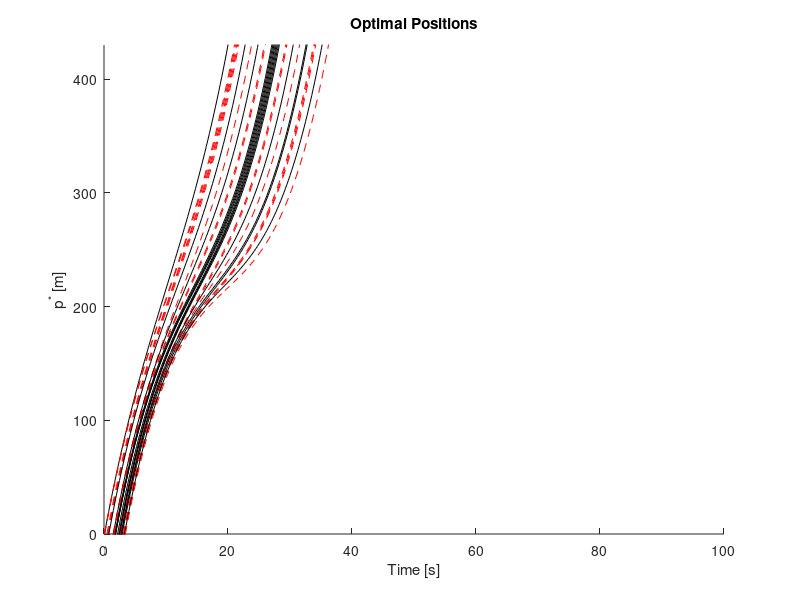
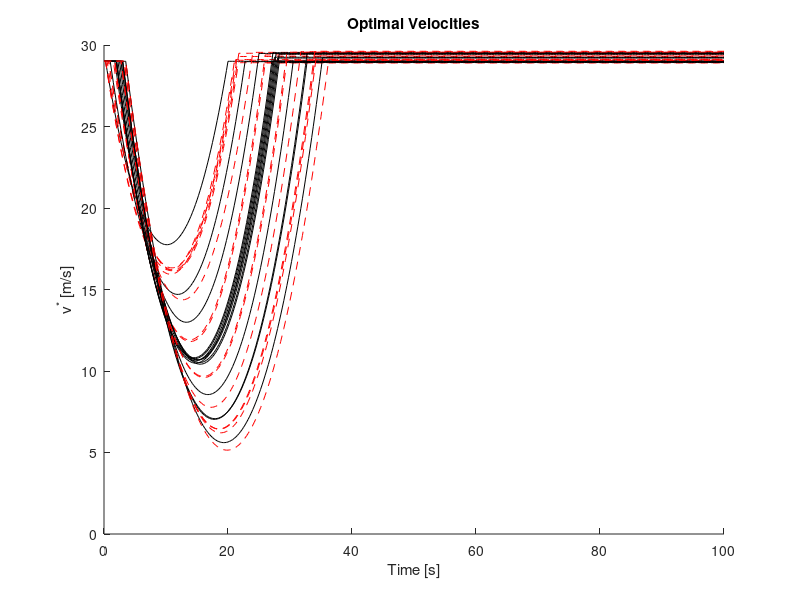
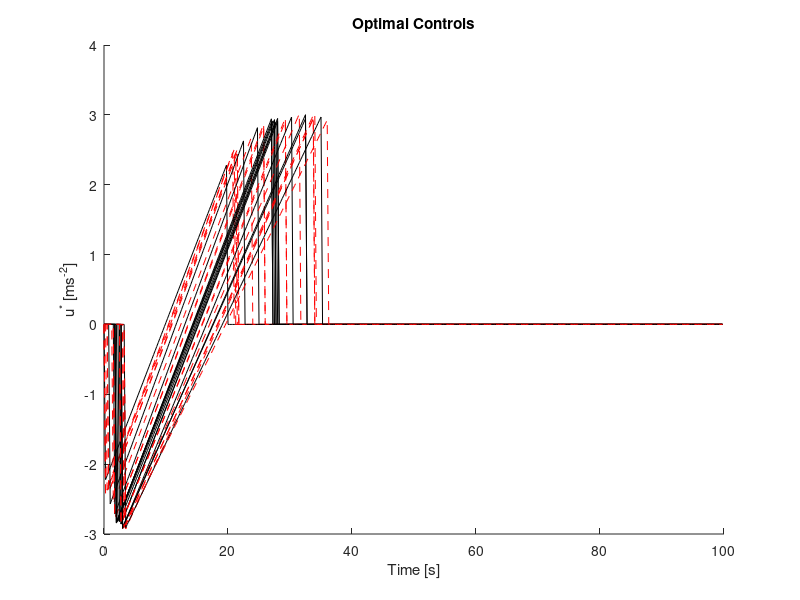

Write the MATLAB code that produced these figures, in order.
%% Parameters

%%%% No velocity constraints imposed.

clear; close all; clc

L = 400; % control zone length [m]
S = 30; % merging zone length [m]
delta = 5; % minimum safe following distance [m]
cars = 30; % # cars
dt = 0.25; % time step [s]
tvec = 0:dt:100; % time array

t0 = [10 10 12.5 12.5]'; % time cars enter control zone [s]
v0 = 29; % speed before entering control zone [m/s]
x0 = -sort(rand(cars,1)*100); % random starting positions, in order
for j = 1:cars
    x{j}(:,1) = [x0(j);v0]; % structure of states
end
road = round(rand(cars,1)); % randomly assign to roads

pf = L + S; % positions at final time
vf = v0; % velocities at final time

for j = 1:cars
    if j == 1
        tf(j) = 20; % Car 1 must pass through in time seconds
    else
        if road(j) == road(j-1) % if on same road as previous car
            tf(j) = tf(j-1) + delta/x{j}(2); % final time (rear collision con)
        else
            tf(j) = tf(j-1) + S/x{j}(2); % final time (lat collision con)
        end
    end
end

%% Initialize

for j = 1:cars
    T = [0 0 0 1; 0 0 1 0;...
        tf(j)^3/6 tf(j)^2/2 tf(j) 1;...
        tf(j)^2/2 tf(j) 1 0];
    b{j}(:,1) = T\[x{j}(:,1); pf; vf];
end

%% Simulate

for j = 1:cars
    for i = 1:length(tvec)-1
        t = tvec(i+1);
        if ceil(x{j}(1,i)) < L+S && x{j}(1,i) >= 0 % if in ctrl/merg zones
            x{j}(1,i+1) = b{j}(1,i)*t^3/6 + b{j}(2,i)*t^2/2 + b{j}(3,i)*t + b{j}(4,i); % position
            x{j}(2,i+1) = b{j}(1,i)*t^2/2 + b{j}(2,i)*t + b{j}(3,i); % veloc
            u{j}(i) = b{j}(1,i)*t + b{j}(2,i);
        else
            u{j}(i) = 0;
            x{j}(1,i+1) = x{j}(1,i) + dt*x{j}(2,i);
            x{j}(2,i+1) = x{j}(2,i);
        end
        T = [t^3/6 t^2/2 t 1; ...
            t^2/2 t 1 0; ...
            tf(j)^3/6 tf(j)^2/2 tf(j) 1; ...
            tf(j)^2/2 tf(j) 1 0];
        b{j}(:,i+1) = T\[x{j}(:,i+1); pf; vf];
    end
end

%% Plot

figure % Positions
hold on
for j = 1:cars
    if road(j) == 1
        col = '-k';
    else
        col = '--r';
    end
    plot(tvec,x{j}(1,:),col)
end
xlabel 'Time [s]'
ylabel 'p^* [m]'
ylim([0 430])
title('Optimal Positions')

figure % Velocities
hold all
for j = 1:cars
    if road(j) == 1
        col = '-k';
    else
        col = '--r';
    end
    plot(tvec,x{j}(2,:),col)
end
xlabel 'Time [s]'
ylabel 'v^* [m/s]'
ylim([0 30])
title('Optimal Velocities')

figure % Controls
hold all
for j = 1:cars
    if road(j) == 1
        col = '-k';
    else
        col = '--r';
    end
    plot(tvec(1:length(u{j})),u{j},col)
end
xlabel 'Time [s]'
ylabel 'u^* [ms^{-2}]'
title('Optimal Controls')

%% Get Fuel Consumption

q0 = 0.1569;
q1 = 2.45*10^-2;
q2 = -7.415*10^-4;
q3 = 5.975*10^-5;
r0 = 0.07224;
r1 = 9.681*10^-2;
r2 = 1.075*10^-3;

fcruise = zeros(cars,length(u{j})); % fuel consumed at constant speed
facc = zeros(cars,length(t)); % fuel consumed due to acc
fv = zeros(cars,length(t)); % total fuel consumed
cost = zeros(cars,1); % total cost

for j=1:cars
    for i=1:length(u)
        ti = tvec(i);
        fcruise(j,i) = q0 + q1*x{j}(2,i) + q2*x{j}(2,i)^2 + q3*x{j}(2,i)^3;
        facc(j,i) = u{j}(i)*(r0 + r1*x{j}(2,i) + r2*x{j}(2,i)^2);
        fv(j,i) = fcruise(j,i) + facc(j,i);
    end
    cost(j) = sum(fv(j,:));
end